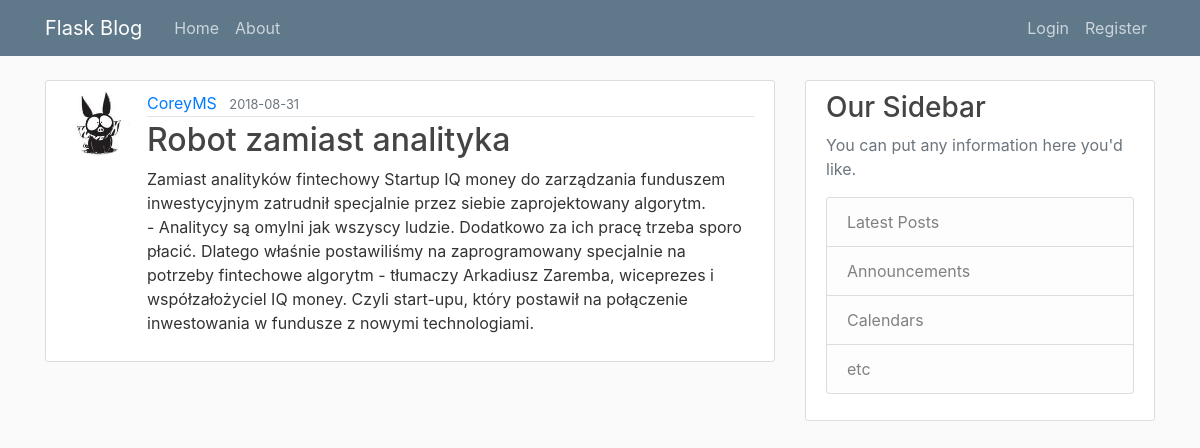
The page /post/5 on the database its author committed.
### popierwsze/models.py (models this page shows, shortened)
class User(db.Model, UserMixin):    #userMixin pozwoli nam dziedziczyć funkcje tej klasy/logowanie
    id = db.Column(db.Integer, primary_key=True)
    username = db.Column(db.String(20), unique=True, nullable=False)
    email = db.Column(db.String(120), unique=True, nullable=False)
    image_file = db.Column(db.String(20), nullable=False, default='default.jpg')
    password = db.Column(db.String(60), nullable=False)
    post = db.relationship('Post', backref='author', lazy=True)  #backref - dodaje kolumnę do modułu Post - nazwaną "author"

class Post(db.Model):
    id = db.Column(db.Integer, primary_key=True)
    title = db.Column(db.String(100), nullable=False)
    date_posted = db.Column(db.DateTime, nullable=False, default=datetime.utcnow)
    content = db.Column(db.Text, nullable=False)
    user_id = db.Column(db.Integer, db.ForeignKey('user.id'), nullable=False) #user.id z małej bo to odniesienie do wiersza tabeli User a nie do całej klasy

### popierwsze/routes.py (the view)
@app.route('/post/<int:post_id>')   #zmienna typu int - w wierszu będzie widoczny numer-id posta
def post(post_id):
    post = Post.query.get_or_404(post_id)       #jeśli nie ma posta o tym id wywal 404error
    return render_template('post.html', title=post.title, post=post)

### popierwsze/templates/post.html (shortened to what this page needs)
{% extends "layout.html"%}
{% block content %}
    <article class="media content-section">
      <img class="rounded-circle article-img" src="{{ url_for('static', filename='profile_pics/' + post.author.image_file) }}">
      <div class="media-body">
        <div class="article-metadata">
          <a class="mr-2" href="{{ url_for('user_posts', username=post.author.username) }}">{{ post.author.username }}</a>
          <small class="text-muted">{{ post.date_posted.strftime('%Y-%m-%d') }}</small>
        </div>
        <h2 class="article-title">{{ post.title }}</h2>
        <p class="article-content">{{ post.content }}</p>
      </div>
    </article>
{% endblock content %}

### popierwsze/static/main.css (style rules this page uses)
body { background: #fafafa; color: #333333; margin-top: 5rem; }
h1, h2, h3, h4, h5, h6 { color: #444444; }
.content-section { background: #ffffff; padding: 10px 20px; border: 1px solid #dddddd; border-radius: 3px; margin-bottom: 20px; }
.article-title { color: #444444; }
.article-content { white-space: pre-line; }
.article-img { height: 65px; width: 65px; margin-right: 16px; }
.article-metadata { padding-bottom: 1px; margin-bottom: 4px; border-bottom: 1px solid #e3e3e3 }

### rows shown on the page
User: image_file (picture), author.username "CoreyMS"
Post: date_posted "2018-08-31", title "Robot zamiast analityka", content "Zamiast analityków fintechowy Startup IQ money do zarządzania funduszem inwestycyjnym zatrudnił specjalnie przez siebie zaprojektowany algorytm. - Analitycy są omylni jak wszyscy ludzie. Dodatkowo za ich pracę trzeba sporo płacić. Dlatego właśnie postawiliśmy na zaprogramowany specjalnie na potrzeby fintechowe algorytm - tłumaczy Arkadiusz Zaremba, wiceprezes i współzałożyciel IQ money. Czyli start-upu, który postawił na połączenie inwestowania w fundusze z nowymi technologiami."
